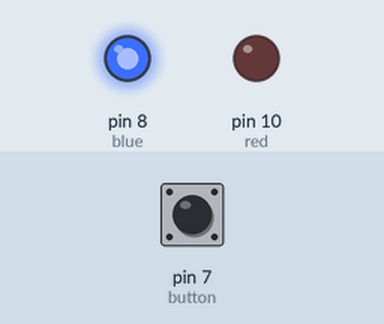
Recording of a sketch running on a simulated Arduino Uno, built with avr-gcc and run on an emulated ATmega328P. On the bench: output pins drawn as LEDs (lit = HIGH). The inputs (shaded band) are chosen by the test bench; at power-on: pin 7 (button) LOW.

Above: at 1.2 s.
1.3 s: pin 7 (button) pulled HIGH for 0.15 s
At 1.37 s:
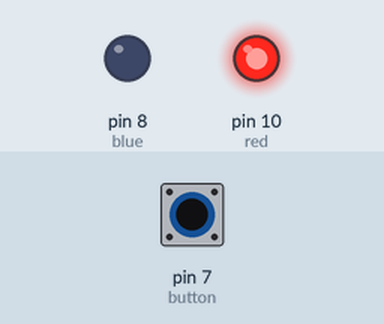
2.9 s: pin 7 (button) pulled HIGH for 3.2 s
At 7.1 s:
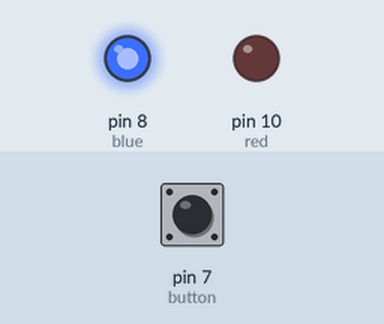
Timing chart, 0 to 8.6 s (numbered marks = the images above; inputs shaded):
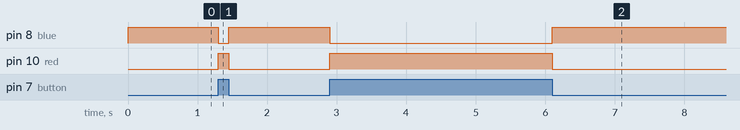

Measured:
- after the input at 1.3 s, pin 8 (blue): HIGH → LOW at once, → HIGH 0.15 s later; pin 10 (red): LOW → HIGH at once, → LOW 0.15 s later
- after the input at 2.9 s, pin 8 (blue): HIGH → LOW at once, → HIGH 3.2 s later; pin 10 (red): LOW → HIGH at once, → LOW 3.2 s later

The sketch:

Button__2_led_lights.ino
```cpp
int blue = 8;
int red = 10;
int button = 7;
int value;

void setup() {
  // put your setup code here, to run once:
pinMode(button, INPUT);
pinMode(red, OUTPUT);
pinMode (blue, OUTPUT);
}

void loop() {
 value = digitalRead(button);
 if(value==1){
  digitalWrite(red,1);
  digitalWrite(blue,0);
  }else{
    digitalWrite(blue,1);
    digitalWrite(red,0);
    }
}
```
